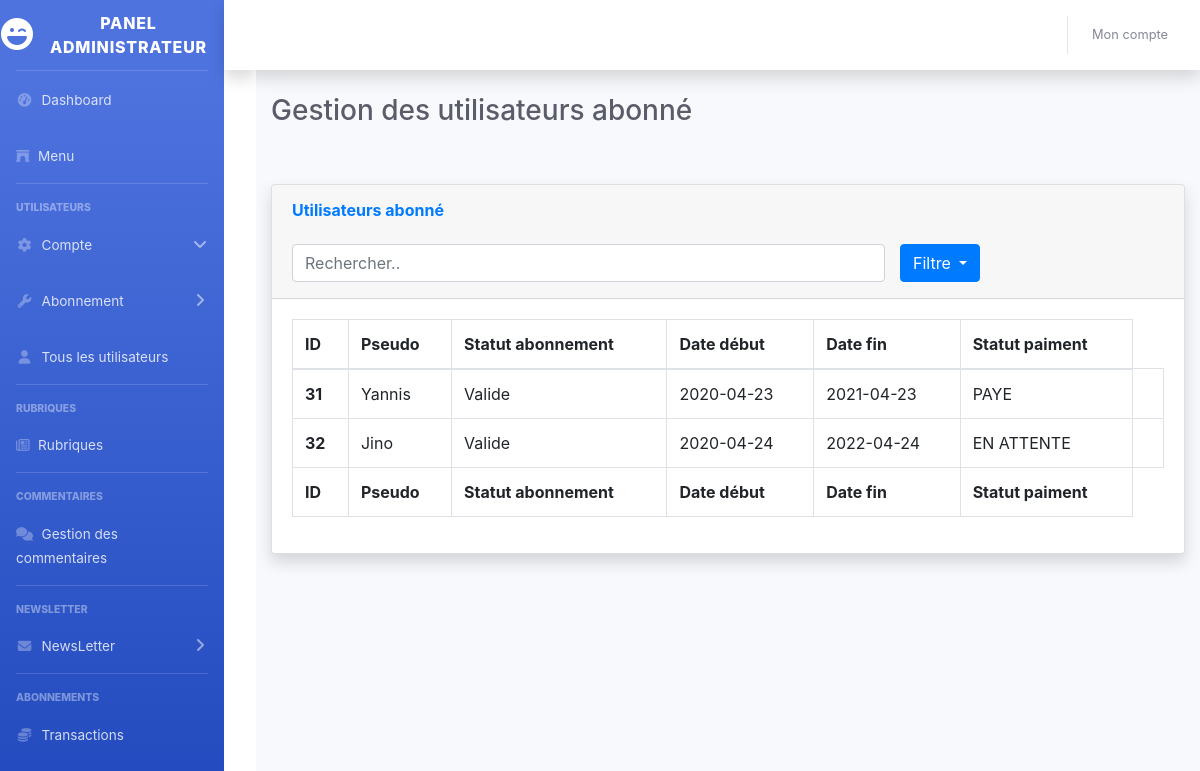
Page /BO/public/index.php?cas=BO_Users&action=ViewSubscribers (signed in) on the committed database.
### tables this page shows
CREATE TABLE `transaction` (
  `transactionId` varchar(50) NOT NULL,
  `paymentStatus` varchar(20) NOT NULL,
  `typeAchat` varchar(5) DEFAULT NULL,
  `idUser` int(11) DEFAULT NULL,
  `monthlyPayment` date NOT NULL
);

CREATE TABLE `abonnement` (
  `idAbonnement` int(11) NOT NULL,
  `dateAchat` date NOT NULL,
  `dateFin` date NOT NULL,
  `idUtilisateur` int(11) NOT NULL
);

CREATE TABLE `utilisateurs` (
  `id` int(11) NOT NULL,
  `pseudo` varchar(20) NOT NULL,
  `email` varchar(50) NOT NULL DEFAULT '-',
  `password` text NOT NULL,
  `accountType` int(11) NOT NULL DEFAULT 2
);

### BO/Views/View_BO_Users.php (called while the page is built, shortened)
<?php
class View_BO_Users implements Views_interface{
    private string $state;
    private function __construct($state, $datas){
        $this->state = $state;
        $this->datas = $datas;
    }
    public function getPageContent(): string {
        return (@include_once "../public/templates/users/Users_{$this->state}.php") ?
            include_once "../public/templates/users/Users_{$this->state}.php" :
            include_once "../public/templates/users/Users_ViewAll.php";
    }
}

### BO/Views/View.php (called while the page is built, shortened)
<?php
class View{
    public $body;
    private static $_instance = null;
    public function getContent(): string{
        $str = include 'header_html.php';
        $str .= View_BO_Menu::getInstance()->getPageContent();
        $str .= isset($this->body) ? $this->body->getPageContent() : '';
        $str .= View_BO_Footer::getInstance()->getPageContent();
        $str .= include 'footer_html.php';
        return substr($str, (strlen($str)), -1);
    }
    public static function getInstance(): View {
        self::$_instance = is_null(self::$_instance) ? new View() : self::$_instance;
        return self::$_instance;
    }
}

### BO/Models/Database_Users.php (called while the page is built, shortened)
<?php
class Database_Users extends Database {
    private PDO $pdo;
    private static $_instance = null;
    private function __construct(){
        $this->pdo = parent::getInstance()->getPDO();
    }
    public function getAllSubscribers(){
        $req = $this->pdo->prepare('SELECT *
        FROM ((abonnement AS abonnement
            INNER JOIN utilisateurs AS utilisateurs ON ( abonnement.idUtilisateur  = utilisateurs.id  ))
                 INNER JOIN transaction AS transaction ON ( transaction.idUser  = utilisateurs.id  ))
        WHERE monthlyPayment IN (
            SELECT MAX(monthlyPayment)
            FROM transaction
            GROUP BY idUser
        ) GROUP BY idAbonnement');
        $req->execute();
        return $req->fetchAll(PDO::FETCH_ASSOC);
    }
    public static function getInstance(): Database_Users {
        self::$_instance = is_null(self::$_instance) ? new Database_Users() : self::$_instance;
        return self::$_instance;
    }
}

### BO/Models/Database.php (called while the page is built, shortened)
<?php
class Database
{
    private PDO $pdo;
    private string $dbhost = "";
    private string $dbname = "";
    private string $username = "";
    private string $password = "";
    private static $_instance = null;
    private function __construct(){
        try {
            $this->pdo = new PDO("mysql:host={$this->dbhost};dbname={$this->dbname};", $this->username, $this->password);
        }catch (\Exception $e){
            die('Erreur : Impossible de créer l\'objet PDO');
        }
    }
    public function getPDO(){
        return $this->pdo;
    }
    public static function getInstance(): Database {
        self::$_instance = is_null(self::$_instance) ? new Database() : self::$_instance;
        return self::$_instance;
    }
}

### BO/Models/Users/Users.php (called while the page is built, shortened)
<?php
class Users{
    private static $_instance = null;
    public function getAllSubscribers(){
        return Database_Users::getInstance()->getAllSubscribers();
    }
    public static function getInstance(): Users {
        self::$_instance = is_null(self::$_instance) ? new Users() : self::$_instance;
        return self::$_instance;
    }
}

### BO/Controlers/Controler_BO_Users.php (called while the page is built, shortened)
<?php
switch($_REQUEST['action']):
    case 'ViewSubscribers':
        $view->body = View_BO_Users::getInstance($_REQUEST['action'], Users::getInstance()->getAllSubscribers());
        break;
endswitch;

### BO/public/templates/users/Users_ViewSubscribers.php (the view, shortened to what this page needs)
<div class="container-fluid">
    <h1 class="h3 mb-2 text-gray-800">Gestion des utilisateurs abonné</h1>
    <br>
    <br>
    <div class="card shadow mb-4">
        <div class="card-header py-3">
            <h6 class="m-0 font-weight-bold text-primary">Utilisateurs abonné</h6>
            <br>
            <div class="form-check-inline col-sm-10">
                <input class="form-control col-smfa-rotate-180" id="search" value="<?= (isset($_REQUEST['search'])) ? $_REQUEST['search'] : '' ?>"type="text" placeholder="Rechercher..">
                <div class="dropdown col-sm-2">
                    <button class="btn btn-primary dropdown-toggle" type="button" data-toggle="dropdown">Filtre
                        <span class="caret"></span></button>
                </div>
            </div>
            <br>
        </div>
        <div class="card-body">
            <div class="table-responsive" >
                <table class="table table-bordered" id="table" width="100%" cellspacing="0">
                    <thead>
                    <tr>
                        <th>ID</th>
                        <th>Pseudo</th>
                        <th>Statut abonnement</th>
                        <th>Date début</th>
                        <th>Date fin</th>
                        <th>Statut paiment</th>
                    </tr>
                    </thead>
                    <tfoot>
                    <tr>
                        <th>ID</th>
                        <th>Pseudo</th>
                        <th>Statut abonnement</th>
                        <th>Date début</th>
                        <th>Date fin</th>
                        <th>Statut paiment</th>
                    </tr>
                    </tfoot>
                    <tbody>
                    <?php
                    foreach ($this->datas as $abo) {
                        echo '<tr class="search-item">
                        <th scope="row">' .
                            $abo["idAbonnement"]  .
                            '</th>
                        <td>'.
                            $abo["pseudo"] .
                            '</td>
                        <td>';
                            if((new DateTime())->format('Y-m-d') < (new DateTime($abo['dateFin']))->format('Y-m-d')) {
                             echo  'Valide';
                            } else {
                            echo 'Contrat terminé le ' . (new DateTime($abo["dateFin"]))->format('d/m/Y');
                            }
                            echo '
                        </td>
                        <td>'.
                            $abo['dateAchat']
                            .'</td>
                        <td>'.
                            $abo['dateFin']
                            .'</td>
                        <td>';
                            if ((new DateTime($abo['monthlyPayment']))->format('Y-m-d') > (new DateTime())->format('Y-m-d')) {
                             echo 'PAYE';
                            } else {
                             echo 'EN ATTENTE';
                            }
                            echo '
                        </td><td>';
                    }
                    ?>
                    </tr>
                    </tbody>
                </table>
            </div>
        </div>
    </div>
</div>
</div>

### rows in the picture
transaction: abonnement.idAbonnement "31", idUser.pseudo "Yannis", abonnement.dateAchat "2020-04-23", abonnement.dateFin "2021-04-23", monthlyPayment "PAYE"
transaction: abonnement.idAbonnement "32", idUser.pseudo "Jino", abonnement.dateAchat "2020-04-24", abonnement.dateFin "2022-04-24", monthlyPayment "EN ATTENTE"
